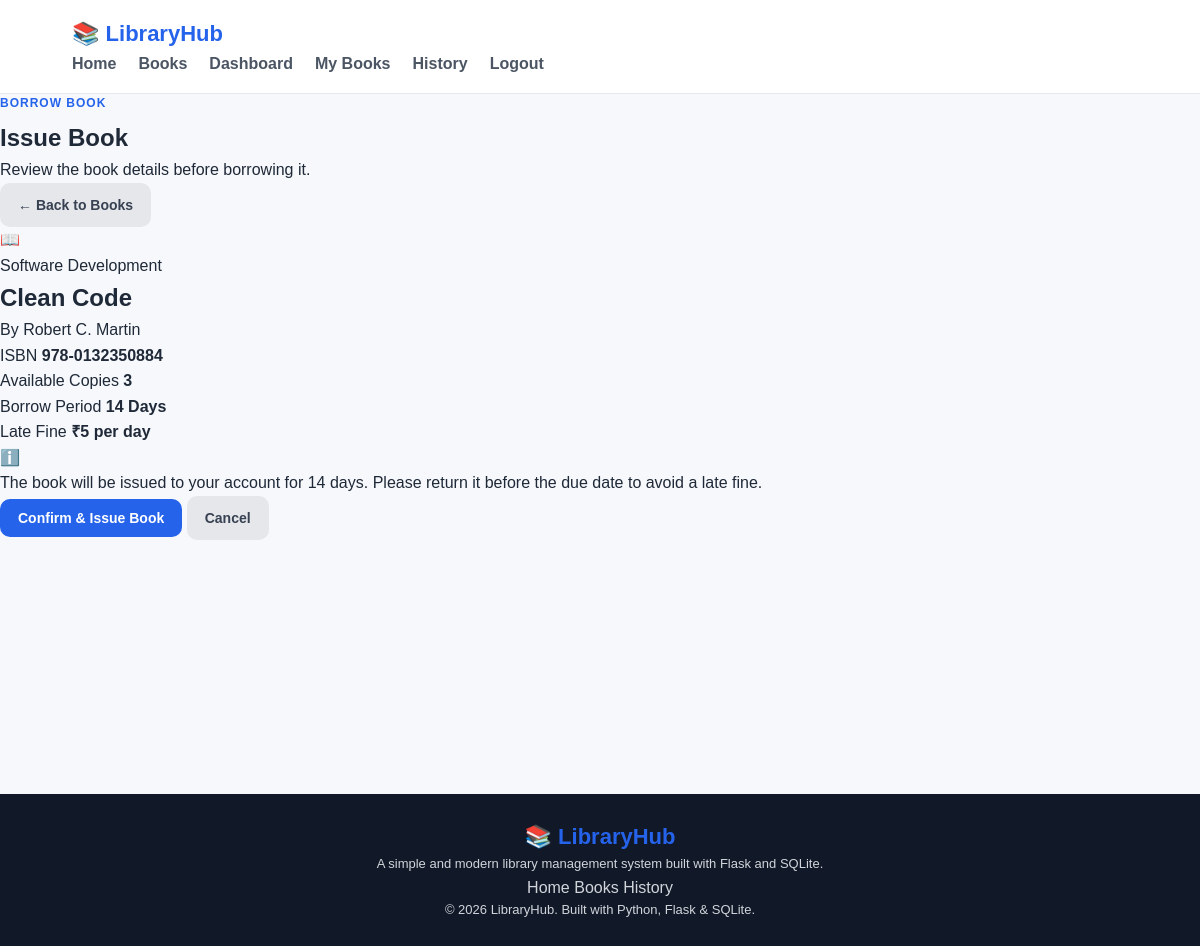
Page /books/issue/2 (signed in) on the committed database.
### tables this page shows
CREATE TABLE books (
            id INTEGER PRIMARY KEY AUTOINCREMENT,
            title TEXT NOT NULL,
            author TEXT NOT NULL,
            isbn TEXT UNIQUE NOT NULL,
            category TEXT NOT NULL,
            quantity INTEGER NOT NULL DEFAULT 1,
            available INTEGER NOT NULL DEFAULT 1
        );

### app.py (the view, shortened to what this page needs)
@app.route("/books/issue/<int:book_id>", methods=["GET", "POST"])
@login_required
def issue_book(book_id):
    conn = get_db()
    book = conn.execute(
        "SELECT * FROM books WHERE id = ?",
        (book_id,)
    ).fetchone()
    if not book:
        conn.close()
        flash("Book not found.", "danger")
        return redirect(url_for("books"))
    if book["available"] <= 0:
        conn.close()
        flash("This book is currently unavailable.", "warning")
        return redirect(url_for("books"))
    conn.close()
    return render_template(
        "issue_book.html",
        book=book
    )

### app.py (called while the page is built)
def get_db():
    conn = sqlite3.connect(DATABASE)
    conn.row_factory = sqlite3.Row
    conn.execute("PRAGMA foreign_keys = ON")
    return conn

def login_required(function):
    @wraps(function)
    def wrapper(*args, **kwargs):
        if "user_id" not in session:
            flash("Please login first.", "warning")
            return redirect(url_for("login"))
        return function(*args, **kwargs)
    return wrapper

### templates/issue_book.html (shortened to what this page needs)
{% extends "base.html" %}
{% block content %}
<section class="page-header">
    <div>
        <span class="section-label">Borrow Book</span>
        <h1>Issue Book</h1>
        <p>
            Review the book details before borrowing it.
        </p>
    </div>
    <a href="{{ url_for('books') }}" class="btn btn-secondary">
        ← Back to Books
    </a>
</section>
<section class="issue-section">
    <div class="issue-card">
        <div class="issue-book-icon">
            📖
        </div>
        <div class="issue-book-content">
            <span class="book-category">
                {{ book["category"] }}
            </span>
            <h2>
                {{ book["title"] }}
            </h2>
            <p class="book-author">
                By {{ book["author"] }}
            </p>
            <div class="issue-details">
                <div>
                    <span>ISBN</span>
                    <strong>{{ book["isbn"] }}</strong>
                </div>
                <div>
                    <span>Available Copies</span>
                    <strong>{{ book["available"] }}</strong>
                </div>
                <div>
                    <span>Borrow Period</span>
                    <strong>14 Days</strong>
                </div>
                <div>
                    <span>Late Fine</span>
                    <strong>₹5 per day</strong>
                </div>
            </div>
            <div class="issue-notice">
                <span class="notice-icon">
                    ℹ️
                </span>
                <p>
                    The book will be issued to your account for 14 days.
                    Please return it before the due date to avoid a late fine.
                </p>
            </div>
            <form method="POST" class="issue-form">
                <button
                    type="submit"
                    class="btn btn-primary btn-full"
                >
                    Confirm & Issue Book
                </button>
                <a
                    href="{{ url_for('books') }}"
                    class="btn btn-secondary btn-full"
                >
                    Cancel
                </a>
            </form>
        </div>
    </div>
</section>
{% endblock %}

### static/css/style.css (style rules this page uses)
* { margin: 0; padding: 0; box-sizing: border-box; }
html { scroll-behavior: smooth; }
body { font-family: Arial, Helvetica, sans-serif; background: #f6f8fc; color: #1f2937; line-height: 1.6; }
a { text-decoration: none; color: inherit; }
button, input, select, textarea { font-family: inherit; }
.btn { display: inline-flex; align-items: center; justify-content: center; border: none; border-radius: 10px; padding: 11px 18px; font-size: 14px; font-weight: 700; cursor: pointer; transition: 0.2s ease; }
.btn-primary { background: #2563eb; color: #ffffff; }
.btn-secondary { background: #e5e7eb; color: #374151; }
.section-label { display: block; color: #2563eb; font-size: 12px; font-weight: 800; letter-spacing: 1px; text-transform: uppercase; margin-bottom: 6px; }

### rows in the picture
books: category "Software Development", title "Clean Code", author "Robert C. Martin", isbn "978-0132350884", available "3"
